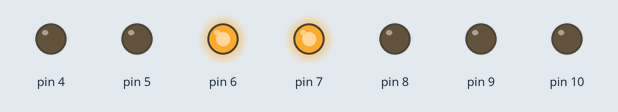
A sketch run on a simulated Arduino Uno, built with avr-gcc and run on an emulated ATmega328P. Parts: output pins drawn as LEDs (lit = HIGH).

Above: at 0.4 s.
At 1.8 s:
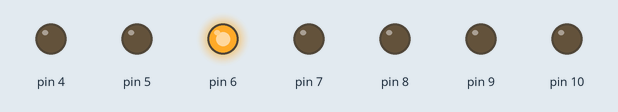
At 2.82 s:
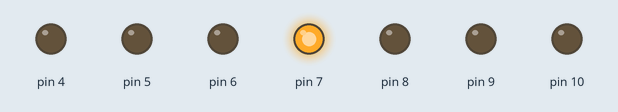
At 4.8 s:
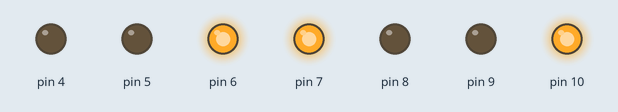
At 6.42 s:
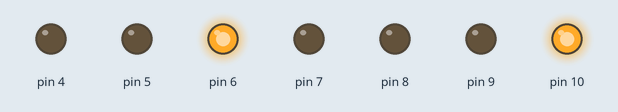
At 8.1 s:
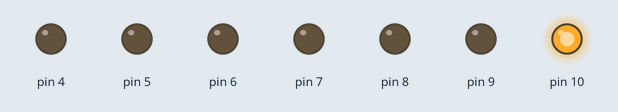
Timing chart, 0 to 9.6 s (numbered marks = the images above):
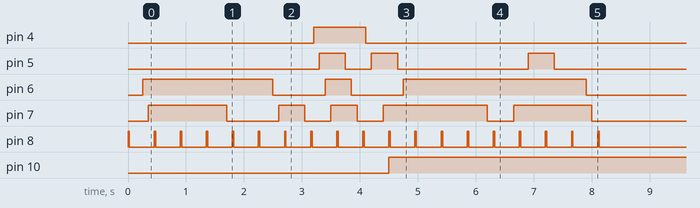

The sketch:

CUI_LCD.ino
```cpp
boolean replay=true;

void setup() {
  pinMode(8,OUTPUT);
  pinMode(9,OUTPUT);
  pinMode(10,OUTPUT);
  pinMode(4,OUTPUT);
  pinMode(5,OUTPUT);
  pinMode(6,OUTPUT);
  pinMode(7,OUTPUT);
}

void loop() {
  if(replay==true){
    matriz();
    numeros();
  }
  replay=false;
}
void habilitacion(){
  digitalWrite(8,1);
  delay(25);
  digitalWrite(8,0);
  delay(25);
 }
void matriz(){
  int variable1[10][4]={{0,0,1,1},{0,0,1,1},{0,0,1,1},{0,0,1,0},{0,0,1,0},{0,0,0,1},
  {0,0,0,0},{1,1,1,1},{1,0,0,0},{0,1,0,1}};
  int contador=3;
  for(int i=0;i<10;i++){
    contador=3;
    habilitacion();
    for(int j=0;j<4;j++){
      contador=contador+1;
      digitalWrite(contador,variable1[i][j]);
      delay(100);
    }
  }
 }
 void numeros(){
  digitalWrite(10,1);
  int CUI[8][4]={{0,0,1,1},{0,0,1,1},{0,0,1,1},{0,0,1,0},{0,0,1,1},{0,1,1,1},
  {0,0,1,1},{0,0,0,0}};//Si nos vamos al datasheet, especifica que para los números, los MSB tienen que ser 0010 y luego el numero en binario.
  int contador2=3;
  for(int i=0;i<8;i++){
    contador2=3;
    habilitacion();
    for(int j=0;j<4;j++){
      contador2=contador2+1;
      digitalWrite(contador2,CUI[i][j]);
      delay(100);
    }
  }
  habilitacion();
 }
```

Measured:
- by itself, pin 4: LOW → HIGH at 3.2 s, → LOW 0.90 s later
- by itself, pin 5: goes HIGH 0.45 s, LOW 0.45 s, HIGH 0.45 s, LOW 2.3 s, HIGH 0.45 s, then LOW
- by itself, pin 6: goes HIGH 2.3 s, LOW 0.90 s, HIGH 0.45 s, LOW 0.90 s, HIGH 3.2 s, then LOW
- by itself, pin 7: LOW → HIGH at 0.35 s, → LOW 1.4 s later, → HIGH 0.90 s later, → LOW 0.45 s later, … (10 changes in this stretch)
- by itself, pin 8: alternates HIGH for 0.03 s and LOW for 0.43 s, 38 changes in all, then stays LOW
- by itself, pin 10: LOW → HIGH at 4.5 s
